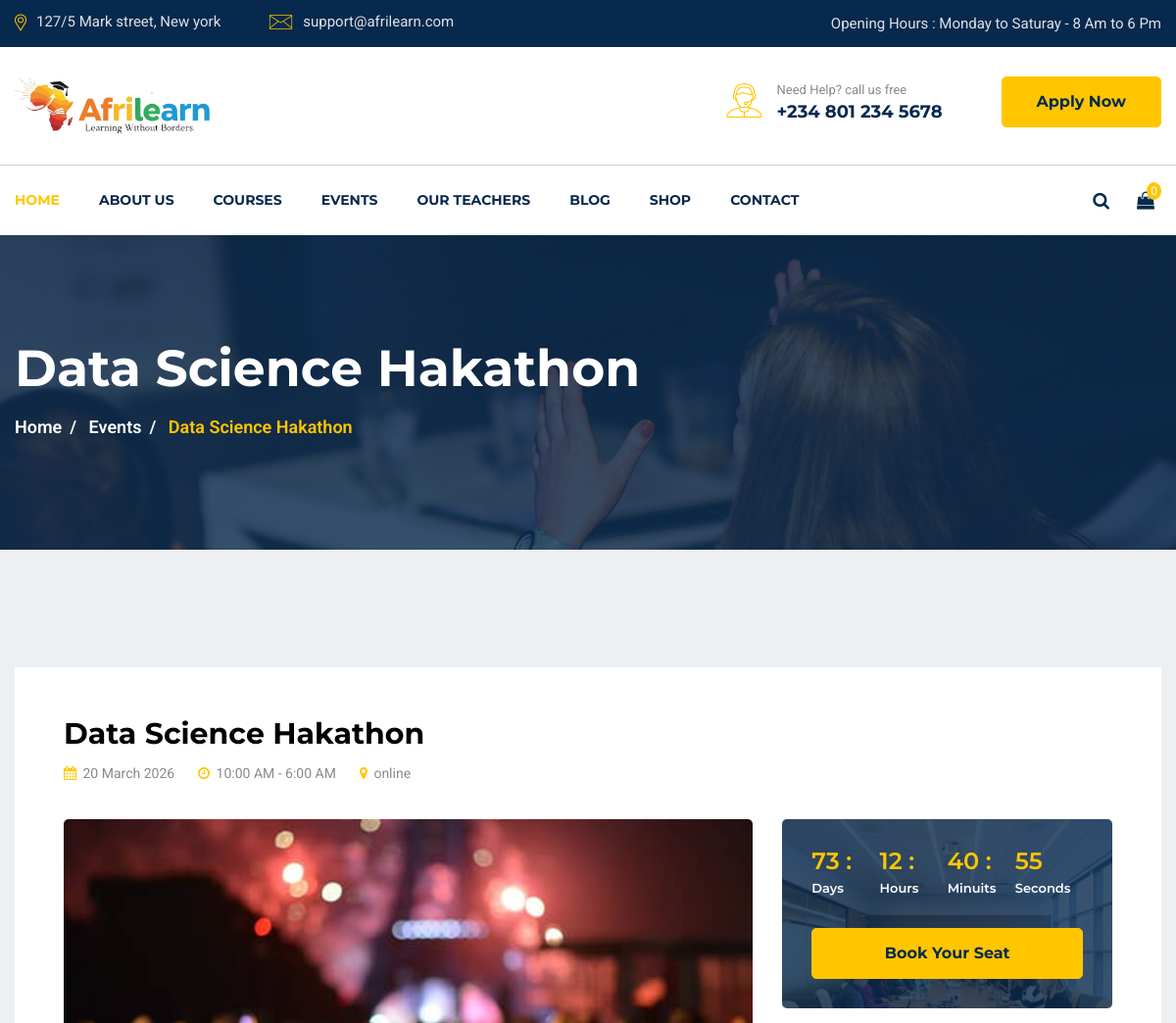
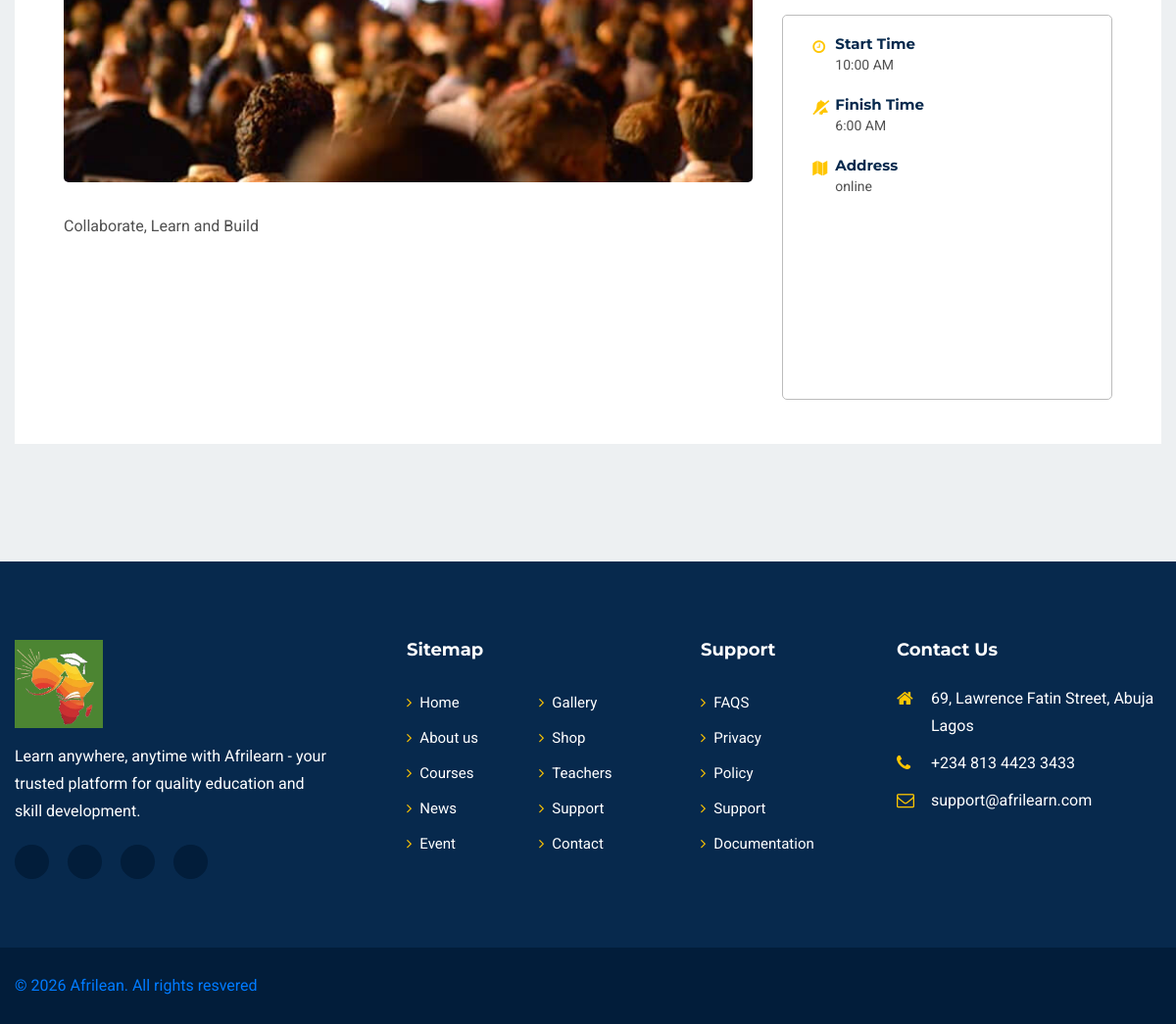
The page /events/data-science-hakathon/ on the database its author committed (2 pictures, top to bottom).
### Main/models.py (models this page shows, shortened)
class Event(models.Model):
        title = models.CharField(max_length=200)
        description = models.TextField()
        event_date = models.DateField()
        start_time = models.TimeField()
        end_time = models.TimeField()
        location = models.CharField(max_length=150)
        slug = models.SlugField(unique=True)
        is_published = models.BooleanField(default=True)
        created_at = models.DateTimeField(auto_now_add=True)
        class Meta:
            ordering = ["event_date"]

### Main/views.py (the view)
# urls.py: path('events/<slug:slug>/', views.event_detail, name="event_detail"),
def event_detail(request, slug):
    event =Event.objects.get(slug=slug)
    return render(request, "event-single.html", {"event": event})

### templates/event-single.html
{% extends 'base.html' %}
{% load static %}
{% block content %}
<section id="page-banner" class="pt-105 pb-110 bg_cover"
    data-overlay="8"
    style="background-image: url({% static 'images/page-banner-3.jpg' %})">
    <div class="container">
        <div class="row">
            <div class="col-lg-12">
                <div class="page-banner-cont">
                    <h2>{{ event.title }}</h2>
                    <nav aria-label="breadcrumb">
                        <ol class="breadcrumb">
                            <li class="breadcrumb-item">
                                <a href="{% url 'home' %}">Home</a>
                            </li>
                            <li class="breadcrumb-item">
                                <a href="#">Events</a>
                            </li>
                            <li class="breadcrumb-item active" aria-current="page">
                                {{ event.title }}
                            </li>
                        </ol>
                    </nav>
                </div>
            </div>
        </div>
    </div>
</section>
<section id="event-singel" class="pt-120 pb-120 gray-bg">
    <div class="container">
        <div class="events-area">
            <div class="row">
                <div class="col-lg-8">
                    <div class="events-left">
                        <h3>{{ event.title }}</h3>
                        <a href="#">
                            <span>
                                <i class="fa fa-calendar"></i>
                                {{ event.event_date|date:"d F Y" }}
                            </span>
                        </a>
                        <a href="#">
                            <span>
                                <i class="fa fa-clock-o"></i>
                                {{ event.start_time|time:"g:i A" }} -
                                {{ event.end_time|time:"g:i A" }}
                            </span>
                        </a>
                        <a href="#">
                            <span>
                                <i class="fa fa-map-marker"></i>
                                {{ event.location }}
                            </span>
                        </a>
                        {% if event.image %}
                            <img src="{{ event.image.url }}" alt="{{ event.title }}">
                        {% else %}
                            <img src="{% static 'images/event/singel-event/se-1.jpg' %}" alt="Event">
                        {% endif %}
                        <p>{{ event.description }}</p>
                    </div>
                </div>
                <div class="col-lg-4">
                    <div class="events-right">
                        <div class="events-coundwon bg_cover"
                            data-overlay="8"
                            style="background-image: url({% static 'images/event/singel-event/coundown.jpg' %})">
                            <div data-countdown="{{ event.event_date|date:'Y/m/d' }}"></div>
                            <div class="events-coundwon-btn pt-30">
                                <a href="#" class="main-btn">Book Your Seat</a>
                            </div>
                        </div>
                        <div class="events-address mt-30">
                            <ul>
                                <li>
                                    <div class="singel-address">
                                        <div class="icon">
                                            <i class="fa fa-clock-o"></i>
                                        </div>
                                        <div class="cont">
                                            <h6>Start Time</h6>
                                            <span>{{ event.start_time|time:"g:i A" }}</span>
                                        </div>
                                    </div>
                                </li>
                                <li>
                                    <div class="singel-address">
                                        <div class="icon">
                                            <i class="fa fa-bell-slash"></i>
                                        </div>
                                        <div class="cont">
                                            <h6>Finish Time</h6>
                                            <span>{{ event.end_time|time:"g:i A" }}</span>
                                        </div>
                                    </div>
                                </li>
                                <li>
                                    <div class="singel-address">
                                        <div class="icon">
                                            <i class="fa fa-map"></i>
                                        </div>
                                        <div class="cont">
                                            <h6>Address</h6>
                                            <span>{{ event.location }}</span>
                                        </div>
                                    </div>
                                </li>
                            </ul>
                            <div id="contact-map" class="mt-25"></div>
                        </div>
                    </div>
                </div>
            </div>
        </div>
    </div>
</section>
{% endblock %}

### static/css/default.css (style rules this page uses)
.mt-25 { margin-top: 25px; }
.mt-30 { margin-top: 30px; }
.pt-30 { padding-top: 30px; }
.pt-105 { padding-top: 105px; }
.pt-120 { padding-top: 120px; }
.pb-110 { padding-bottom: 110px; }
.pb-120 { padding-bottom: 120px; }
.gray-bg { background: #edf0f2; }
[data-overlay] { position: relative; }
[data-overlay]::before { background: #07294d none repeat scroll 0 0; content: ""; height: 100%; left: 0; position: absolute; top: 0; width: 100%; z-index: 1; }
[data-overlay="8"]::before { opacity: 0.8; }

### static/css/style.css (style rules this page uses)
body { font-family: 'Roboto', sans-serif; font-weight: 400; font-style: normal; -webkit-font-smoothing: antialiased; -moz-osx-font-smoothing: grayscale; }
img { max-width: 100%; }
i, span, a { display: inline-block; }
h1, h2, h3, h4, h5, h6 { font-family: 'Montserrat', sans-serif; font-weight: 700; color: #1d2025; margin: 0px; }
h2 { font-size: 36px; }
h3 { font-size: 28px; }
h6 { font-size: 16px; }
ul,ol { margin: 0px; padding: 0px; list-style-type: none; }
p { font-size: 16px; font-weight: 400; line-height: 28px; color: #505050; margin: 0px; }
.bg_cover { background-position: center center; background-size: cover; background-repeat: no-repeat; width: 100%; height: 100%; }
.main-btn { display: inline-block; font-weight: 500; text-align: center; white-space: nowrap; vertical-align: middle; -webkit-user-select: none; -moz-user-select: none; -ms-user-select: none; user-select: none; border: 1px solid #ffc600; padding: 0 35px; font-size: 16px; font-family: 'Montserrat', sans-serif; font-weight: 700; line-height: 50px; border-radius: 5px; color: #07294d; cursor: pointer; position: relative; overflow: hidden; z-index: 5; -webkit-transition: 0.4s ease-in-out; transition: 0.4s ease-in-out; background-color: #ffc600; }
.page-banner-cont { position: relative; z-index: 5; }
.page-banner-cont h2 { font-size: 52px; color: #fff; padding-bottom: 15px; }
.page-banner-cont .breadcrumb { margin: 0; background: none; padding: 0; }
.page-banner-cont .breadcrumb .breadcrumb-item { color: #ffc600; font-size: 18px; font-weight: 600; margin-bottom: 2px; }
.page-banner-cont .breadcrumb .breadcrumb-item a { color: #fff; }
.page-banner-cont .breadcrumb-item + .breadcrumb-item::before { color: #fff; content: "/"; font-size: 18px; }
.events-area { background-color: #fff; padding: 45px 50px; }
.events-left h3 { padding-top: 5px; padding-bottom: 10px; color: #000; font-size: 30px; }
.events-left span { font-size: 14px; color: #8a8a8a; margin-right: 20px; }
.events-left span i { color: #ffc600; margin-right: 3px; }
.events-left img { margin-top: 35px; border-radius: 5px; }
.events-left p { padding-top: 31px; }
.events-coundwon { padding: 25px 30px 30px; border-radius: 5px; overflow: hidden; margin-top: 110px; }
.events-coundwon .events-coundwon-btn .main-btn { width: 100%; }
.events-address { border: 1px solid #bcbcbc; padding: 0 30px 30px; border-radius: 5px; }
.events-address ul li { padding-top: 20px; }
.events-address ul li .singel-address { position: relative; }
.events-address ul li .singel-address .icon { position: absolute; top: 0; left: 0; }
.events-address ul li .singel-address .icon i { font-size: 15px; color: #ffc600; }
.events-address ul li .singel-address .cont { padding-left: 23px; }
.events-address ul li .singel-address .cont h6 { font-size: 15px; color: #07294d; }
.events-address ul li .singel-address .cont span { font-size: 14px; color: #505050; }
#contact-map { width: 100%; height: 150px; border-radius: 5px; }

### rows shown on the page
Event: title "Data Science Hakathon", event_date "20 March 2026", start_time "10:00 AM", end_time "6:00 AM", location "online", description "Collaborate, Learn and Build"
